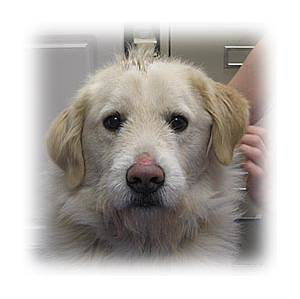
#> input picture 3.디지털영상처리/Hands-On-Image-Processing-with-Python-master/Chapter10/test/3.jpg, 300 x 299 px, found by its file name
$ python '과제1-에지검출하기.py'
#> lines starting #> are read from the running program, lines starting #| are printed output that depends on the picture
# -*- coding: utf-8 -*-
"""
Created on Sat Sep 25 23:03:09 2021

@author: user
"""

import numpy as np
from scipy import signal, misc, ndimage
from skimage import filters, feature, img_as_float, exposure
from skimage.io import imread
from skimage.color import rgb2gray
from PIL import Image, ImageFilter
import matplotlib.pylab as pylab
import matplotlib.pylab as plt
import cv2

import time

from skimage.morphology import binary_erosion

# sobelEdge 사용 시 필요
import scipy.fftpack as fp

# 히스토그램 평활화
def equalize_func(im):
    return exposure.equalize_hist(im)

# 콘트라스트 스트레칭
def contrast_str_func(im):
    from_, to_ = np.percentile(im, (2, 98))
    return exposure.rescale_intensity(im, in_range=(from_, to_))

# 1. HPF
def highPassFiliter(im, t):
  t = time.time()
  freq = fp.fft2(im) # 고속 fft변환
  (w, h) = freq.shape # 너비값 저장
  half_w, half_h = int(w/2), int(h/2) # 중앙값 계산
  freq1 = np.copy(freq) # fft 변환값 저장
  freq2 = fp.fftshift(freq1) # fft 변환값 쉬프팅
  # 하이패스 필터 적용
  freq2[half_w-20:half_w+21,half_h-20:half_h+21] = 0 # 저주파(스펙트럼 중앙 부분)대역 삭제
  im1 = np.clip(fp.ifft2(fp.ifftshift(freq2)).real,0,255) # 고속푸리에변환 후 허수값을 제외한 0에서 255값의 변환이미지 값 생성
  return im1, time.time() - t

# 2. unshape masking
def unshape_masking(im, t):
    t = time.time()
    im = rgb2gray(img_as_float(im))  # skimage라이브러리의 함수 rgb2gray()를 통한 이진화
    im_blurred = ndimage.gaussian_filter(im, 5)    # 가우시안필터를 이용하여 블러링처리
    im_detail = np.clip(im - im_blurred, 0, 1)     # 원본이미지에서 블러링한 이미지를 빼서 마스크 생성
    #im_sharp = np.clip(im + 5*im_detail, 0, 1)   # 마스크를 영상에 더한다(가중치 =5, 가장 원본과 차이가 큼)
    return im_detail, time.time() - t

# 4. 라플라시안
def laplacian_func(img, t):
    t = time.time()
    laplac_kern = [[1,1,1],[1,-8,1],[1,1,1]] # 라플라시안 필터 생성
    result = np.clip(signal.convolve2d(img, laplac_kern, mode='same'), 0, 1) #라플라시안 필터로 컨볼루션 적용
    return result, time.time() - t

# 5. 경계 추출
def boundary_func(im, t):   #경계 추출
    t = time.time()
    threshold = 0.5 # 임계값 설정
    im[im<threshold], im[im >= threshold] = 0, 1 # 임계값보다 작은 값은 0, 크거나 같은 값은 1
    boundary = im - binary_erosion(im) # 경계를 추출하기 위해 이진 영상에서 침식된 영상을 뺀다
    result = np.array(boundary)
    return result, time.time() - t

# 6. Sobel 엣지
def sobelEdge_func(im, t):
    t = time.time()
    edges = filters.sobel(im) # 소벨에지 적용
    return edges, time.time() - t

# 7. 캐니
def canny_func(im, t):
    t = time.time()
    canny = feature.canny(im, 1)
    result = np.array(canny)
    return result, time.time() - t


im = []
for i in range(3):
    path_ = '../images/' + str(3) +'.jpg'
    im.append(rgb2gray(imread(path_)))


hist_equ = []
cont_img = []
for i in range(3):
    hist_equ.append(equalize_func(im[i]))
    cont_img.append(contrast_str_func(im[i]))
#> after the loop, cont_img = 3 items; hist_equ = 3 items

result_img = []
tmp = 0

time_ = [];
time_temp = 0;
for j in range(2):
    if j == 0:
        img_temp = hist_equ
        title = 'histogram equalize'
    if j == 1:
        img_temp = cont_img
        title = 'contrast stretching'
    for k in range(3):
        fig, axes=plt.subplots(2, 4, figsize=(16,8))
        axes[0][0].imshow(img_temp[k])
        tmp, time_temp = highPassFiliter(img_temp[k], time_temp)
        axes[0][1].imshow(tmp)
        time_.append(round(time_temp*1000, 2))
        tmp, time_temp = unshape_masking(img_temp[k], time_temp)
        axes[0][2].imshow(tmp)
        time_.append(round(time_temp*1000, 2))
        tmp, time_temp = canny_func(img_temp[k], time_temp)
        axes[0][3].imshow(tmp)
        time_.append(round(time_temp*1000, 2))
        tmp, time_temp = laplacian_func(img_temp[k], time_temp)
        axes[1][0].imshow(tmp)
        time_.append(round(time_temp*1000, 2))
        tmp, time_temp = boundary_func(img_temp[k], time_temp)
        axes[1][1].imshow(tmp)
        time_.append(round(time_temp*1000, 2))
        tmp, time_temp = sobelEdge_func(img_temp[k], time_temp)
        axes[1][2].imshow(tmp)
        time_.append(round(time_temp*1000, 2))
        tmp, time_temp = canny_func(img_temp[k], time_temp)
        axes[1][3].imshow(tmp)
        time_.append(round(time_temp*1000, 2))
        axes[0][0].axis('off')
        axes[0][1].axis('off')
        axes[0][2].axis('off')
        axes[0][3].axis('off')
        axes[1][0].axis('off')
        axes[1][1].axis('off')
        axes[1][2].axis('off')
        axes[1][3].axis('off')

        axes[0][0].set_title(title)
        axes[0][1].set_title('HPF')
        axes[0][2].set_title('Unshape masking')
        axes[0][3].set_title('Gradient')
        axes[1][0].set_title('Laplacian')
        axes[1][1].set_title('Boundary')
        axes[1][2].set_title('Sobel')
        axes[1][3].set_title('HPF')
        plt.show()
#> this loop made 2 passes
#> pass 1, in highPassFiliter, `im1 = np.clip(fp.ifft2(fp.ifftshift(freq2)).real,0,255)`:
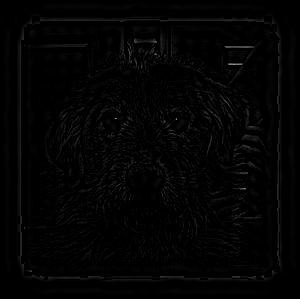
#> im1: shape (299, 300) float64; min 0, max 0.628, mean 0.0129
#> pass 1, in unshape_masking, `im = rgb2gray(img_as_float(im))`:
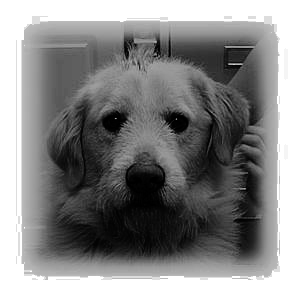
#> im: shape (299, 300) float64; min 0.000301, max 1, mean 0.537
#> pass 1, in unshape_masking, `im_blurred = ndimage.gaussian_filter(im, 5)`:
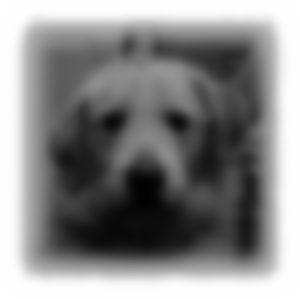
#> im_blurred: shape (299, 300) float64; min 0.00868, max 1, mean 0.537
#> after the loop, time_ = 42 values, max 19.47 at index 1, min 2.4 at index 4, mean 7.38

sum_temp = [[0 for col in range(7)] for row in range(2)]
#> sum_temp = [[0, 0, 0, 0, 0, 0, 0], [0, 0, 0, 0, 0, 0, 0]]
for i in range(2):
  for j in range(7):
    sum_temp[i][j] = float(0.0)

for i in range(0, 42):
#> (the run stopped early here; a loop or call above may not have finished)
